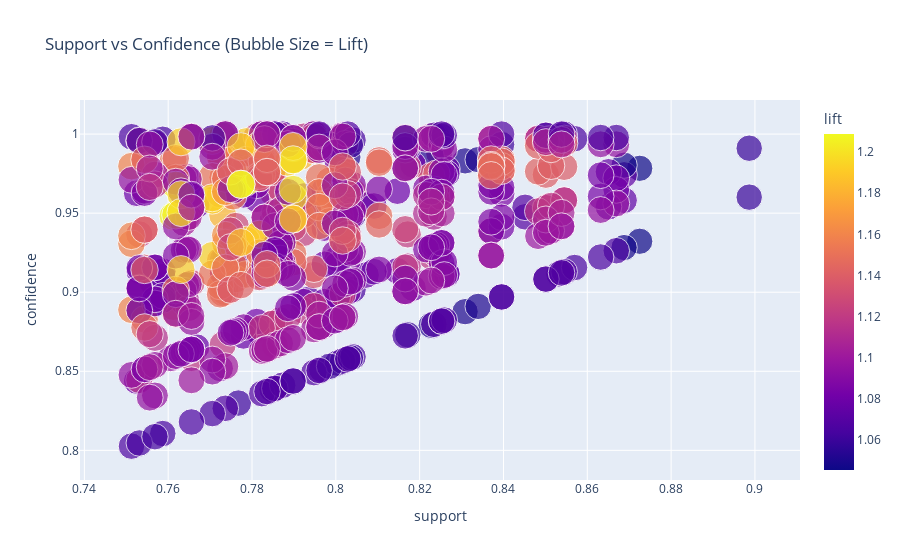

Here is the notebook cell this chart was saved with:
### Code cell
# doing this because plotly cannot serialize frozensets 
conf_rules["antecedents"] = conf_rules["antecedents"].apply(lambda x: ", ".join(sorted(x)))
conf_rules["consequents"] = conf_rules["consequents"].apply(lambda x: ", ".join(sorted(x)))

fig = px.scatter(conf_rules, 
                 x="support", 
                 y="confidence", 
                 size="lift", 
                 color="lift",
                 hover_data=["antecedents", "consequents"],
                 title="Support vs Confidence (Bubble Size = Lift)")
fig.show()

### Figure 1 — Plotly figure (JSON) as saved in the notebook; plotly's stock layout.template omitted (floating-point values rounded to 4 significant figures; data arrays with more than 128 entries replaced by an {"elided": "..."} marker saying what was removed)
{"data": [{"customdata": {"elided": "734x2 str values"}, "hovertemplate": "support=%{x}<br>confidence=%{y}<br>lift=%{marker.color}<br>antecedents=%{customdata[0]}<br>consequents=%{customdata[1]}<extra></extra>", "legendgroup": "", "marker": {"color": {"elided": "734 float values"}, "coloraxis": "coloraxis", "size": {"elided": "734 float values"}, "sizemode": "area", "sizeref": 0.003022, "symbol": "circle"}, "mode": "markers", "name": "", "orientation": "v", "showlegend": false, "type": "scatter", "x": {"elided": "734 float values"}, "xaxis": "x", "y": {"elided": "734 float values"}, "yaxis": "y"}], "layout": {"coloraxis": {"colorbar": {"title": {"text": "lift"}}, "colorscale": [[0, "#0d0887"], [0.1111, "#46039f"], [0.2222, "#7201a8"], [0.3333, "#9c179e"], [0.4444, "#bd3786"], [0.5556, "#d8576b"], [0.6667, "#ed7953"], [0.7778, "#fb9f3a"], [0.8889, "#fdca26"], [1, "#f0f921"]]}, "legend": {"itemsizing": "constant", "tracegroupgap": 0}, "title": {"text": "Support vs Confidence (Bubble Size = Lift)"}, "xaxis": {"anchor": "y", "domain": [0, 1], "title": {"text": "support"}}, "yaxis": {"anchor": "x", "domain": [0, 1], "title": {"text": "confidence"}}}}
